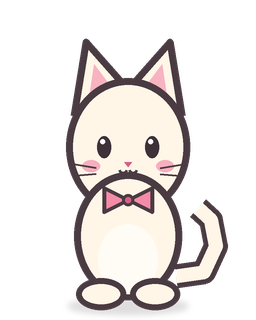
#> input picture assets/characters/mochi/idle/idle_00.png, 256 x 320 px
$ python -i image_pack.py   (imports and definitions only)
#> lines starting #> are read from the running program, lines starting #| are printed output that depends on the picture
### src/desktop_pet/creator/cutout.py
"""Pluggable foreground extraction for character images.

Backends
--------
``auto``
    Transparent PNG -> alpha crop.  Opaque image -> corner flood fill.  If the
    flood fill removed almost nothing and ``rembg`` is installed, retry with the
    local model.
``rembg``
    Force the local `rembg <https://github.com/danielgatis/rembg>`_ model
    (default ``isnet-anime``, which is trained on anime/character art).
``none``
    Keep the original background.  The pet becomes a rectangular card, which
    is only useful for images that are already transparent or intentionally
    framed.

Nothing here imports Kivy, so it can be tested without a display.  ``rembg`` is
an optional dependency and is imported lazily.
"""

from __future__ import annotations

import io
from dataclasses import dataclass, field
from pathlib import Path

from PIL import Image, ImageDraw

CUTOUT_MODES = {"auto", "rembg", "none"}
DEFAULT_MODEL = "isnet-anime"

_SESSIONS: dict[str, object] = {}


@dataclass
class CutoutResult:
    image: Image.Image
    method: str
    notices: list[str] = field(default_factory=list)


# [6 lines left out: function rembg_available, not called in this run]


def _has_alpha(image: Image.Image) -> bool:
    return image.getchannel("A").getextrema()[0] < 250


def _trim_alpha(image: Image.Image) -> Image.Image:
    bbox = image.getchannel("A").getbbox()
    return image.crop(bbox) if bbox else image


# [36 lines left out: functions _corner_color, _flood, _remove_with_rembg, not called in this run]


def prepare(
    path: str | Path,
    *,
    mode: str = "auto",
    tolerance: int = 32,
    model: str = DEFAULT_MODEL,
) -> CutoutResult:
    """Load an image and return a foreground cutout plus a short explanation."""
#> called with mode = 'auto', tolerance = 32, model = 'isnet-anime'
    mode = mode if mode in CUTOUT_MODES else "auto"
    image = Image.open(path).convert("RGBA")
#> image is the input picture: PIL image 256x320 RGBA; mean R, G, B, A 71.2, 66.4, 64.7, 90
    notices: list[str] = []

    if mode == "none":
        return CutoutResult(
            _trim_alpha(image),
            "none",
            ["保留原图背景（JPG 会带矩形底）"],
        )

    if _has_alpha(image):
        return CutoutResult(_trim_alpha(image), "alpha", ["检测到透明通道，直接按 alpha 裁切"])
#> in _trim_alpha, `bbox = image.getchannel("A").getbbox()`: bbox = (62, 36, 231, 320)
#> in _trim_alpha, `return image.crop(bbox) if bbox else image`:
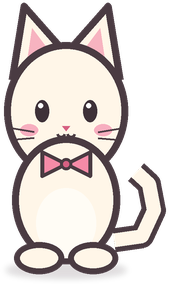
#> returned value: PIL image 169x284 RGBA; mean R, G, B, A 121.6, 113.3, 110.4, 153.6; transparent parts drawn white

    if mode == "rembg":
        if not rembg_available():
            work, _ratio = _flood(image, tolerance)
            return CutoutResult(
                work,
                "flood",
                ["未安装 rembg，已回退到纯色背景泛洪"],
            )
        try:
            return CutoutResult(
                _remove_with_rembg(image, model),
                "rembg",
                [f"使用本地 rembg（{model}）抠图"],
            )
        except Exception as exc:
            work, _ratio = _flood(image, tolerance)
            return CutoutResult(
                work,
                "flood",
                [f"rembg 失败（{str(exc)[:80]}），已回退到泛洪"],
            )

    # auto: fast flood first; only try rembg when flood barely removed anything.
    work, kept_ratio = _flood(image, tolerance)
    if kept_ratio > 0.92 and rembg_available():
        try:
            return CutoutResult(
                _remove_with_rembg(image, model),
                "rembg",
                [f"泛洪未有效去除背景，已用本地 rembg（{model}）"],
            )
        except Exception:
            pass
    if kept_ratio > 0.98:
        notices.append("背景几乎是整张图；如需智能抠图请安装 rembg，或上传透明 PNG")
    return CutoutResult(work, "flood", notices)

### src/desktop_pet/creator/image_pack.py
"""Turn one character image into a set of animation frames.

A single cutout cannot really "walk", so the motion is intentionally stylised:
bobbing, squash/stretch, a small tilt and a soft shadow.  That keeps the
character's own art intact instead of redrawing or deforming it.
"""

from __future__ import annotations

import math
from pathlib import Path

from PIL import Image, ImageDraw, ImageFilter

from .cutout import DEFAULT_MODEL
from .cutout import prepare as prepare_cutout

W, H = 256, 320
SCALE = 3
GROUND_Y = 300          # feet line in 256x320 coordinates
MAX_W, MAX_H = 228, 286

SHADOW = (92, 72, 82, 52)
OUTLINE_GLOW = (255, 186, 214)


def prepare_image(
    path: str | Path,
    *,
    tolerance: int = 32,
    cutout: str = "auto",
    cutout_model: str = DEFAULT_MODEL,
) -> Image.Image:
    """Load an image and return its foreground (alpha-cropped)."""
    result = prepare_cutout(
        path,
        mode=cutout,
        tolerance=tolerance,
        model=cutout_model,
    )
    image = result.image
    if image.width == 0 or image.height == 0:
        raise ValueError("图片里没有可用的角色像素")
    return image


def normalize(image: Image.Image, *, max_w: int = MAX_W, max_h: int = MAX_H) -> Image.Image:
    """Scale the cutout to fit the canvas.

    The result is the tight character image (not a padded canvas); the renderer
    anchors its bottom edge to :data:`GROUND_Y`.
    """
#> called with max_w = 228, max_h = 286
    ratio = min(max_w / image.width, max_h / image.height)
#> ratio = 1.01
    width = max(1, int(round(image.width * ratio)))
#> width = 170
    height = max(1, int(round(image.height * ratio)))
#> height = 286
    resized = image.resize((width, height), Image.LANCZOS)
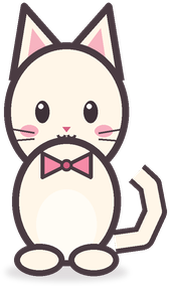
#> resized: PIL image 170x286 RGBA; mean R, G, B, A 122, 113.6, 110.9, 153.7; transparent parts drawn white
    return resized.resize((width * SCALE, height * SCALE), Image.LANCZOS)
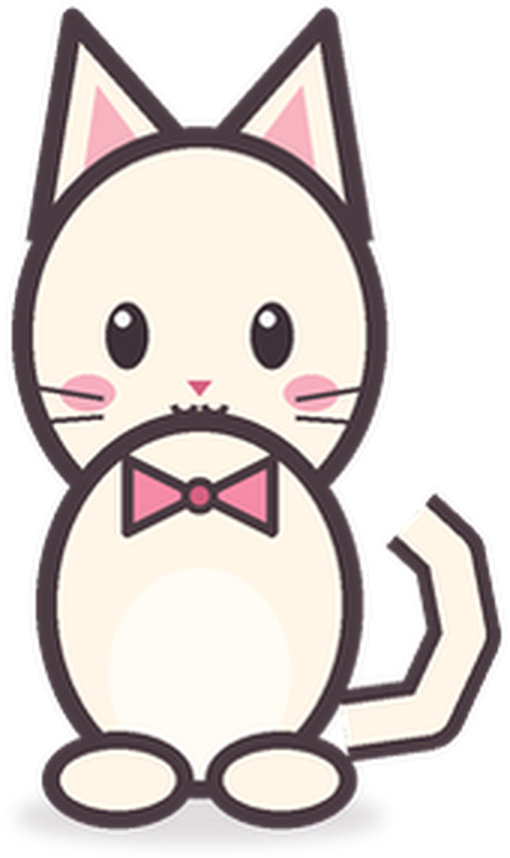
#> returned value: PIL image 510x858 RGBA; mean R, G, B, A 122.2, 113.7, 111.1, 153.7; transparent parts drawn white


def _shadow(canvas: Image.Image, base_width: int, lift: float) -> None:
    layer = Image.new("RGBA", canvas.size, (0, 0, 0, 0))
    draw = ImageDraw.Draw(layer)
    grow = max(0.35, 1.0 - lift / 120.0)
    spread = (base_width * 0.55) * grow
    cy = GROUND_Y * SCALE + 10 * SCALE
    cx = W * SCALE // 2
    draw.ellipse(
        [
            cx - spread,
            cy - 7 * SCALE,
            cx + spread,
            cy + 8 * SCALE,
        ],
        fill=SHADOW,
    )
    canvas.alpha_composite(layer.filter(ImageFilter.GaussianBlur(3 * SCALE)))


def _glow(canvas: Image.Image, strength: float) -> None:
    layer = Image.new("RGBA", canvas.size, (0, 0, 0, 0))
    draw = ImageDraw.Draw(layer)
    cx, cy = W * SCALE // 2, 180 * SCALE
    for i, radius in enumerate(range(40, 150, 12)):
        alpha = int((5 + 3 * i) * strength)
        draw.ellipse(
            [
                cx - radius * SCALE,
                cy - int(radius * 0.72) * SCALE,
                cx + radius * SCALE,
                cy + int(radius * 0.72) * SCALE,
            ],
            fill=(255, 190, 220, max(0, min(80, alpha))),
        )
    canvas.alpha_composite(layer.filter(ImageFilter.GaussianBlur(5 * SCALE)))


def _sparkles(canvas: Image.Image, strength: float) -> None:
    draw = ImageDraw.Draw(canvas)
    points = [(78, 96), (188, 112), (70, 190), (196, 210)]
    for index, (x, y) in enumerate(points):
        size = (5 + (index % 2) * 3) * SCALE * (0.6 + strength * 0.5)
        cx, cy = x * SCALE, y * SCALE
        draw.polygon(
            [
                (cx, cy - size),
                (cx + size * 0.28, cy - size * 0.28),
                (cx + size, cy),
                (cx + size * 0.28, cy + size * 0.28),
                (cx, cy + size),
                (cx - size * 0.28, cy + size * 0.28),
                (cx - size, cy),
                (cx - size * 0.28, cy - size * 0.28),
            ],
            fill=(255, 224, 132, int(180 * strength)),
        )


def render_frame(
    base: Image.Image,
    *,
    bob: float = 0.0,
    squash: tuple[float, float] = (1.0, 1.0),
    sway: float = 0.0,
    angle: float = 0.0,
    lift: float = 0.0,
    glow: float = 0.0,
) -> Image.Image:
    canvas = Image.new("RGBA", (W * SCALE, H * SCALE), (0, 0, 0, 0))
    base_width = base.width // SCALE
    _shadow(canvas, base_width, lift)
    if glow:
        _glow(canvas, glow)

    art = base
    if squash != (1.0, 1.0):
        new_w = max(1, int(art.width * squash[0]))
        new_h = max(1, int(art.height * squash[1]))
        art = art.resize((new_w, new_h), Image.LANCZOS)
    if angle:
        art = art.rotate(angle, resample=Image.BICUBIC, expand=True)

    x = (W * SCALE - art.width) // 2 + int(sway * SCALE)
    # PIL's origin is top-left; GROUND_Y is measured from the top edge.
    y = GROUND_Y * SCALE - art.height - int(bob * SCALE)
    canvas.alpha_composite(art, (x, y))
    if glow:
        _sparkles(canvas, glow)
    return canvas.resize((W, H), Image.LANCZOS)


def frames_from_image(
    path: str | Path,
    *,
    tolerance: int = 32,
    cutout: str = "auto",
    cutout_model: str = DEFAULT_MODEL,
    notices: list[str] | None = None,
) -> dict[str, list[Image.Image]]:
    """Create the six animation sequences from one image."""
    result = prepare_cutout(
        path,
        mode=cutout,
        tolerance=tolerance,
        model=cutout_model,
    )
    if notices is not None:
        notices.extend(result.notices)
    if result.image.width == 0 or result.image.height == 0:
        raise ValueError("图片里没有可用的角色像素")
    base = normalize(result.image)

    idle: list[Image.Image] = []
    for index, bob in enumerate([0, -1, -2, -2, -1, 0, 0, 0, -1, -2]):
        breathe = 0.008 if index in (2, 3) else 0.0
        idle.append(
            render_frame(
                base,
                bob=bob,
                squash=(1.0 - breathe * 0.4, 1.0 + breathe),
                lift=abs(bob),
                angle=(-1 if index in (2, 3) else 0),
            )
        )
#> this loop made 10 passes
#> pass 3, in render_frame (call 3), `art = art.rotate(angle, resample=Image.BICUBIC, expand=True)`:
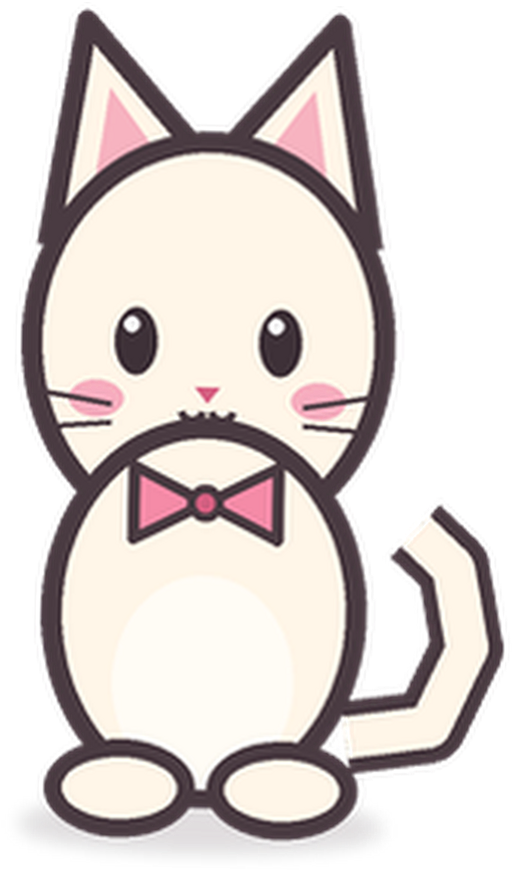
#> art: PIL image 524x874 RGBA; mean R, G, B, A 116.1, 108.1, 105.6, 147.2; transparent parts drawn white
#> after the loop, idle = 10 items

    idle2: list[Image.Image] = []
    for index, bob in enumerate([0, -1, -1, 0, 0, -1, -2, -2, -1, 0]):
        idle2.append(
            render_frame(
                base,
                bob=bob,
                squash=(1.0, 1.0 + (0.006 if index in (6, 7) else 0.0)),
                sway=1.5 if index in (3, 4, 5) else -1.0,
                angle=(2 if index in (4, 5) else 0),
                lift=abs(bob),
            )
        )
#> after the loop, idle2 = 10 items

    idle3: list[Image.Image] = []
    for index in range(12):
        bob = [0, -1, -1, 0, 0, -1, -2, -2, -1, 0, 0, -1][index]
        idle3.append(
            render_frame(
                base,
                bob=bob,
                squash=(1.0 + 0.006, 1.0 - 0.004),
                sway=math.sin(index / 12 * math.tau) * 1.2,
                lift=abs(bob),
            )
        )
#> after the loop, idle3 = 12 items

    walk: list[Image.Image] = []
    for index in range(8):
        walk.append(
            render_frame(
                base,
                bob=[0, -2, -1, 0, 0, -2, -1, 0][index],
                squash=(1.0, 1.0 + (0.01 if index in (1, 5) else 0.0)),
                sway=[0, 2, 1, 0, 0, -2, -1, 0][index],
                angle=[0, 2, 1, 0, 0, -2, -1, 0][index],
                lift=abs([0, -2, -1, 0, 0, -2, -1, 0][index]),
            )
        )
#> this loop made 8 passes
#> pass 2, in render_frame (call 34), `art = art.rotate(angle, resample=Image.BICUBIC, expand=True)`:
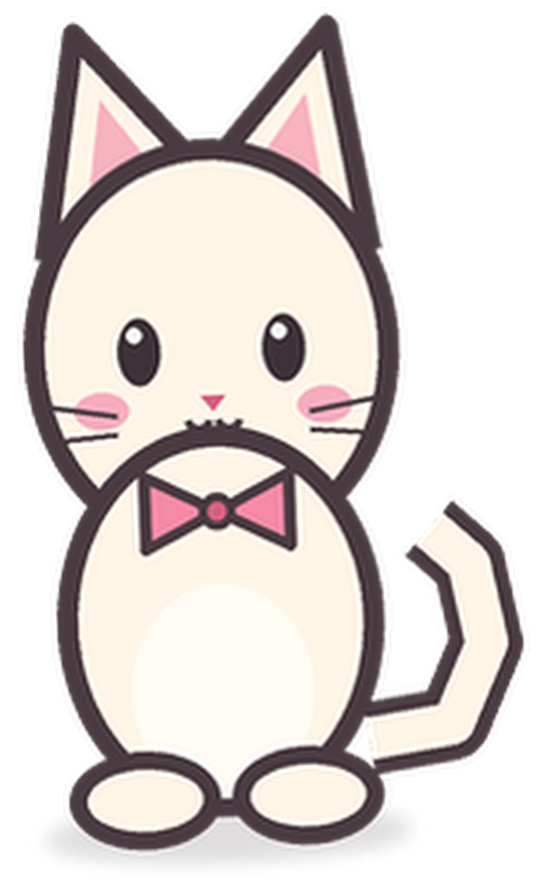
#> art: PIL image 540x884 RGBA; mean R, G, B, A 112.1, 104.3, 101.9, 142.1; transparent parts drawn white
#> pass 3, in render_frame (call 35), `art = art.rotate(angle, resample=Image.BICUBIC, expand=True)`:
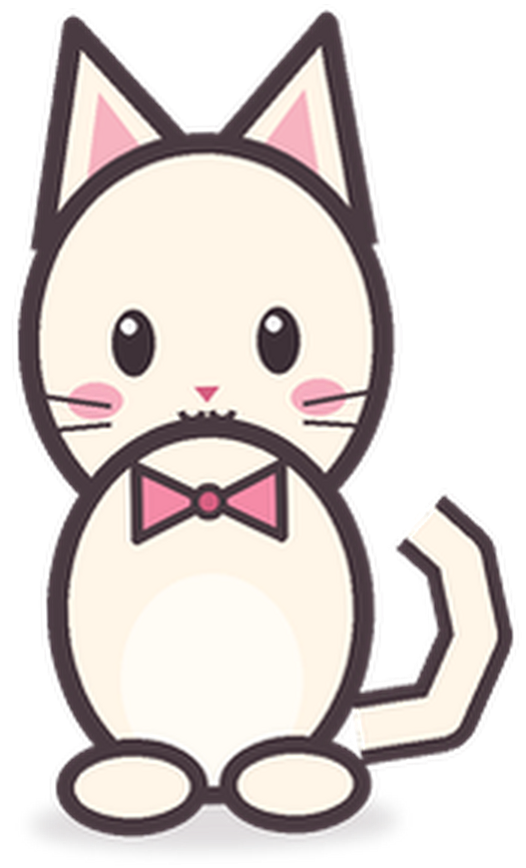
#> art: PIL image 526x868 RGBA; mean R, G, B, A 116.1, 108.1, 105.5, 147.2; transparent parts drawn white
#> after the loop, walk = 8 items

    poses = [
        (0, (1.0, 1.0)),
        (0, (1.06, 0.90)),
        (-2, (0.95, 1.05)),
        (-6, (0.93, 1.08)),
        (-6, (0.95, 1.06)),
        (-2, (1.02, 0.96)),
        (0, (1.04, 0.94)),
        (0, (1.0, 1.0)),
    ]
    jump = [
        render_frame(base, bob=bob, squash=squash, lift=abs(bob), angle=(-1 if bob else 0))
        for bob, squash in poses
    ]
#> jump = 8 items

    ultra: list[Image.Image] = []
    for index in range(12):
        pulse = 0.55 + 0.45 * math.sin(index / 12 * math.tau) ** 2
        ultra.append(
            render_frame(
                base,
                bob=-3 * pulse,
                squash=(1.0 + 0.02 * pulse, 1.0 + 0.02 * pulse),
                sway=1.5 * pulse,
                glow=pulse,
                lift=3 * pulse,
            )
        )
#> this loop made 12 passes
#> pulse on passes 1 to 12: 0.55, 0.662, 0.887, 1, 0.888, 0.662, 0.55, 0.663, 0.887, 1, 0.887, 0.663
#> after the loop, ultra = 12 items

    return {
        "idle": idle,
        "idle2": idle2,
        "idle3": idle3,
        "walk": walk,
        "jump": jump,
        "ultra": ultra,
    }

>>> result = frames_from_image('../../../assets/characters/mochi/idle/idle_00.png')
#> result = 6 items
